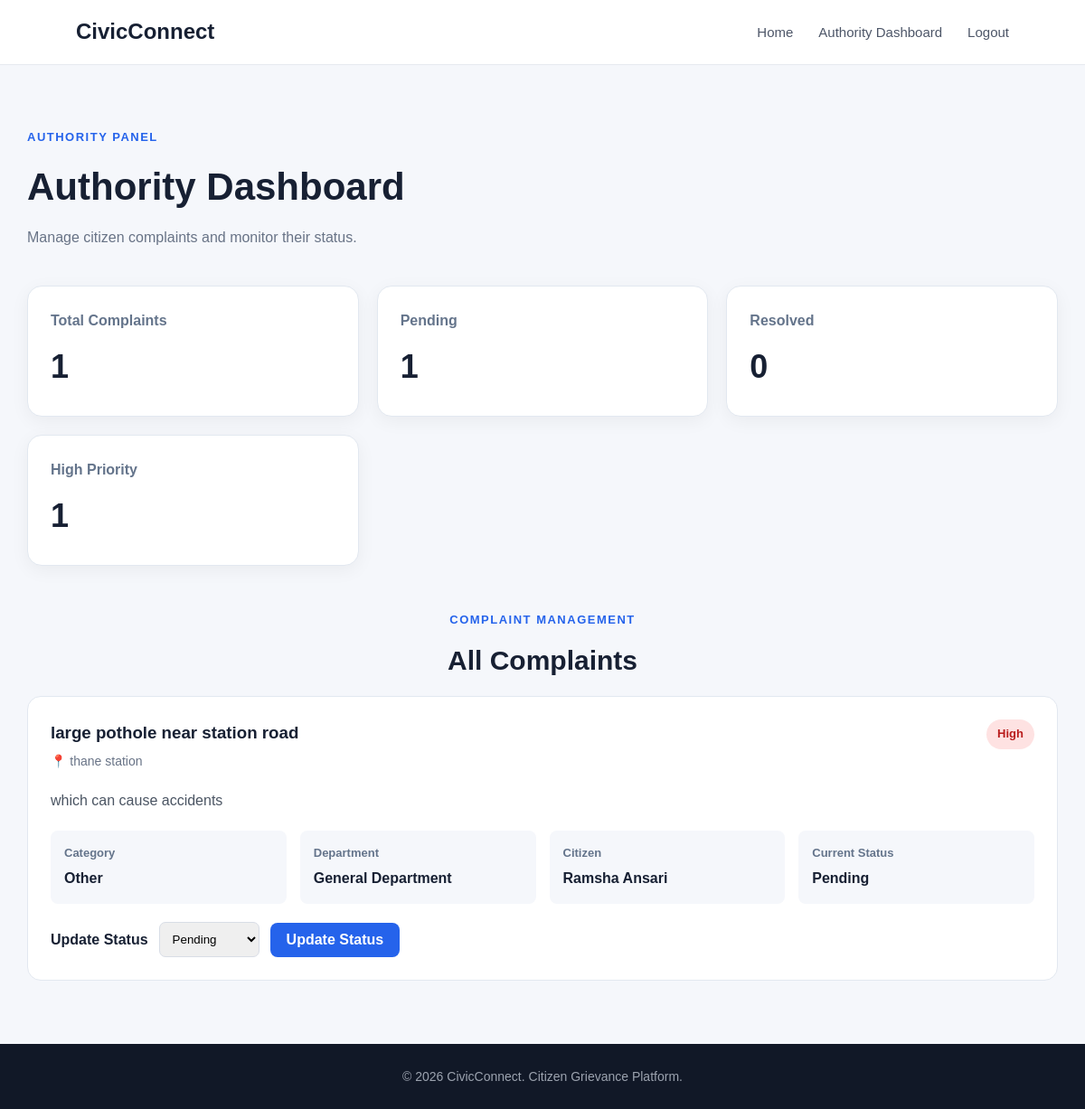
The app's page /admin/dashboard (signed in) with its own data.
### app.py (models this page shows)
class Complaint(db.Model):
    id = db.Column(
        db.Integer,
        primary_key=True
    )
    user_id = db.Column(
        db.Integer,
        db.ForeignKey("user.id"),
        nullable=False
    )
    name = db.Column(
        db.String(100),
        nullable=False
    )
    email = db.Column(
        db.String(120),
        nullable=False
    )
    title = db.Column(
        db.String(200),
        nullable=False
    )
    description = db.Column(
        db.Text,
        nullable=False
    )
    location = db.Column(
        db.String(200),
        nullable=False
    )
    category = db.Column(
        db.String(100),
        nullable=True
    )
    department = db.Column(
        db.String(100),
        nullable=True
    )
    priority = db.Column(
        db.String(50),
        nullable=True
    )
    status = db.Column(
        db.String(50),
        default="Pending"
    )
    duplicate_of = db.Column(
        db.Integer,
        nullable=True
    )
    duplicate_similarity = db.Column(
        db.Float,
        nullable=True
    )
    user = db.relationship(
        "User",
        backref="complaints"
    )

### app.py (the view)
@app.route("/admin/dashboard")
def admin_dashboard():
    if "user_id" not in session:
        return redirect(
            url_for("login")
        )
    if session.get("user_role") != "authority":
        return "Access denied!"
    all_complaints = Complaint.query.all()
    total_complaints = Complaint.query.count()
    pending_complaints = Complaint.query.filter_by(
        status="Pending"
    ).count()
    resolved_complaints = Complaint.query.filter_by(
        status="Resolved"
    ).count()
    high_priority = Complaint.query.filter_by(
        priority="High"
    ).count()
    return render_template(
        "admin_dashboard.html",
        complaints=all_complaints,
        total_complaints=total_complaints,
        pending_complaints=pending_complaints,
        resolved_complaints=resolved_complaints,
        high_priority=high_priority
    )

### templates/admin_dashboard.html (shortened to what this page needs)
{% extends "base.html" %}
{% block content %}
<section class="admin-page">
    <div class="admin-heading">
        <p class="small-heading">AUTHORITY PANEL</p>
        <h1>Authority Dashboard</h1>
        <p>
            Manage citizen complaints and monitor their status.
        </p>
    </div>
    <div class="dashboard-stats">
        <div class="stat-card">
            <h3>Total Complaints</h3>
            <p>{{ total_complaints }}</p>
        </div>
        <div class="stat-card">
            <h3>Pending</h3>
            <p>{{ pending_complaints }}</p>
        </div>
        <div class="stat-card">
            <h3>Resolved</h3>
            <p>{{ resolved_complaints }}</p>
        </div>
        <div class="stat-card">
            <h3>High Priority</h3>
            <p>{{ high_priority }}</p>
        </div>
    </div>
    <div class="admin-complaints">
        <div class="section-heading">
            <div>
                <p class="small-heading">COMPLAINT MANAGEMENT</p>
                <h2>All Complaints</h2>
            </div>
        </div>
        {% if complaints %}
        <div class="complaint-list">
            {% for complaint in complaints %}
            <div class="admin-complaint-card">
                <div class="complaint-top">
                    <div>
                        <h3>{{ complaint.title }}</h3>
                        <p class="complaint-location">
                            📍 {{ complaint.location }}
                        </p>
                    </div>
                    <span class="priority-badge {{ complaint.priority|lower }}">
                        {{ complaint.priority }}
                    </span>
                </div>
                <p class="complaint-description">
                    {{ complaint.description }}
                </p>
                <div class="complaint-info">
                    <div>
                        <strong>Category</strong>
                        <span>{{ complaint.category }}</span>
                    </div>
                    <div>
                        <strong>Department</strong>
                        <span>{{ complaint.department }}</span>
                    </div>
                    <div>
                        <strong>Citizen</strong>
                        <span>{{ complaint.name }}</span>
                    </div>
                    <div>
                        <strong>Current Status</strong>
                        <span>{{ complaint.status }}</span>
                    </div>
                </div>
                <form
                    action="{{ url_for('update_status', complaint_id=complaint.id) }}"
                    method="POST"
                    class="status-form"
                >
                    <label for="status-{{ complaint.id }}">
                        Update Status
                    </label>
                    <select
                        name="status"
                        id="status-{{ complaint.id }}"
                    >
                        <option value="Pending"
                            {% if complaint.status == "Pending" %}selected{% endif %}>
                            Pending
                        </option>
                    </select>
                    <button type="submit" class="submit-btn">
                        Update Status
                    </button>
                </form>
            </div>
            {% endfor %}
        </div>
        {% else %}
        <div class="empty-state">
            <h3>No complaints yet</h3>
            <p>Citizen complaints will appear here.</p>
        </div>
        {% endif %}
    </div>
</section>
{% endblock %}

### static/css/style.css (style rules this page uses)
* { margin: 0; padding: 0; box-sizing: border-box; }
body { font-family: Arial, sans-serif; background: #f5f7fb; color: #172033; line-height: 1.6; }
.hero-tag, .small-heading { color: #2563eb; font-size: 13px; font-weight: bold; letter-spacing: 1.5px; }
.section-heading { text-align: center; max-width: 650px; margin: auto; }
.section-heading h2, .ai-section h2 { font-size: 40px; margin: 10px 0 15px; }
.submit-btn { width: 100%; padding: 15px; border: none; border-radius: 8px; background: #2563eb; color: white; font-size: 16px; font-weight: bold; cursor: pointer; }
.dashboard-stats { display: grid; grid-template-columns: repeat(3, 1fr); gap: 20px; margin-bottom: 50px; }
.stat-card { background: white; border: 1px solid #e2e8f0; border-radius: 16px; padding: 25px; box-shadow: 0 5px 20px rgba(0, 0, 0, 0.05); }
.stat-card h3 { color: #64748b; font-size: 16px; }
.stat-card p { font-size: 36px; font-weight: bold; margin: 10px 0 0; }
.section-heading h2 { font-size: 30px; }
.admin-page { max-width: 1200px; margin: auto; padding: 70px 30px; }
.admin-heading { margin-bottom: 40px; }
.admin-heading h1 { font-size: 42px; margin: 10px 0; }
.admin-heading p:last-child { color: #687386; }
.admin-complaints { margin-top: 40px; }
.complaint-list { display: flex; flex-direction: column; gap: 20px; }
.admin-complaint-card { background: white; border: 1px solid #e2e8f0; border-radius: 15px; padding: 25px; }
.complaint-top { display: flex; justify-content: space-between; align-items: flex-start; gap: 20px; }
.complaint-top h3 { margin-bottom: 5px; }
.complaint-location { color: #687386; font-size: 14px; }
.complaint-description { margin: 20px 0; color: #4b5563; }
.complaint-info { display: grid; grid-template-columns: repeat(4, 1fr); gap: 15px; margin: 20px 0; }
.complaint-info div { background: #f5f7fb; padding: 15px; border-radius: 8px; }
.complaint-info strong { display: block; font-size: 13px; color: #64748b; margin-bottom: 5px; }
.complaint-info span { font-weight: bold; }
.priority-badge { padding: 6px 12px; border-radius: 20px; font-size: 13px; font-weight: bold; }
.priority-badge.high { background: #fee2e2; color: #b91c1c; }
.status-form { display: flex; align-items: center; gap: 12px; margin-top: 20px; }
.status-form label { font-weight: bold; }
.status-form select { padding: 10px; border: 1px solid #d8dde6; border-radius: 7px; }
.status-form .submit-btn { width: auto; padding: 10px 18px; }

### records on screen
Complaint: title "large pothole near station road", location "thane station", priority "High", description "which can cause accidents", category "Other", department "General Department", name "Ramsha Ansari", status "Pending"

### other values on screen
{{ total_complaints }} "1"
{{ pending_complaints }} "1"
{{ resolved_complaints }} "0"
{{ high_priority }} "1"
